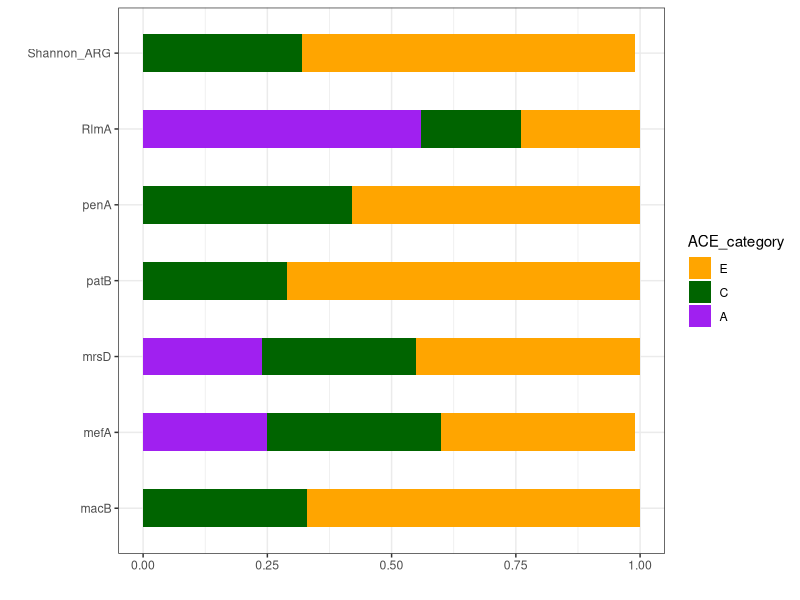

Generate this figure with R: (Note: this script raises an error after producing the figure.)

###############################################################################################################
###### horizontal stacked bar for ACE model results
###############################################################################################################

library(ggplot2)
## prepare dataframe
table <- read.csv("results_ACE.csv")

data1 <- table[1:21,]
data2 <- table[24:44,]
data3 <- table[47:67,]

## generate stacked bar chart  
library(ggpubr)

p1 <- ggplot(data1, aes(fill=factor(ACE_category, levels=c("E","C","A")), y=as.numeric(value1), x= ARG)) + geom_bar(position="stack", stat="identity",width=0.5)+theme(axis.text=element_text(size=6,angle=90),legend.text = element_text(size=7),legend.key.size=unit(0.37, "cm"),legend.key.height=unit(0.4, "cm"),legend.position = c(1.05, 0.87))+scale_fill_manual("ACE_category", values =  c( "orange","dark green","purple"))+coord_flip()+theme_bw()+labs(y="")+labs(x="")

p2 <- ggplot(data2, aes(fill=factor(ACE_category, levels=c("E","C","A")), y=as.numeric(value2), x= ARG)) + geom_bar(position="stack", stat="identity",width=0.5)+theme(axis.text=element_text(size=6,angle=90),legend.text = element_text(size=7),legend.key.size=unit(0.37, "cm"),legend.key.height=unit(0.4, "cm"),legend.position = c(1.05, 0.87))+scale_fill_manual("ACE_category", values = c( "orange","dark green","purple"))+coord_flip()+theme_bw()+labs(y="")

p3 <- ggplot(data3, aes(fill=factor(ACE_category, levels=c("E","C","A")), y=as.numeric(value3), x= ARG)) + geom_bar(position="stack", stat="identity",width=0.5)+theme(axis.text.y=element_text(size=6,angle=30),legend.text = element_text(size=7),legend.key.size=unit(0.37, "cm"),legend.key.height=unit(0.4, "cm"),legend.position = c(1.05, 0.87))+scale_fill_manual("ACE_category", values = c( "orange","dark green","purple"))+coord_flip()+theme_bw()+labs(y="values")+labs(x="")

ggarrange(p1,p2,p3,ncol=1,nrow=3,common.legend=T, legend="right", align = "hv", widths = c(1, 1, 1))


